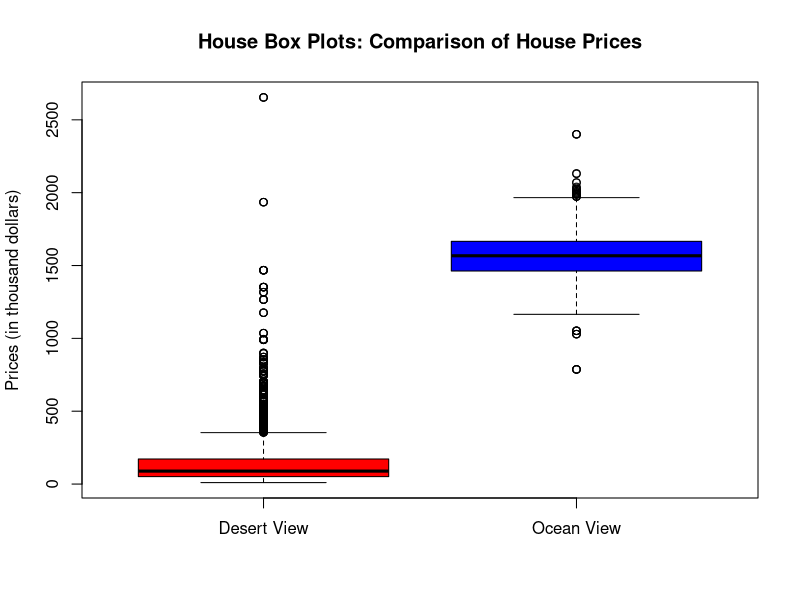
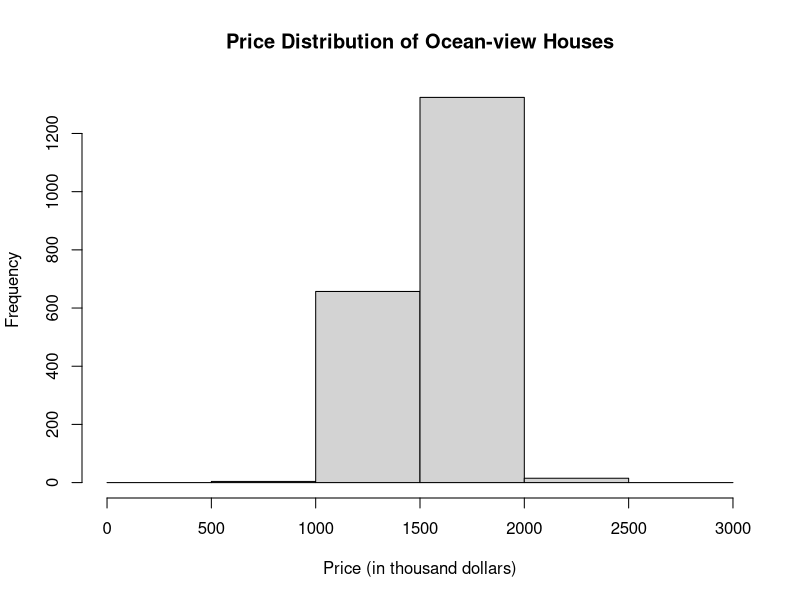
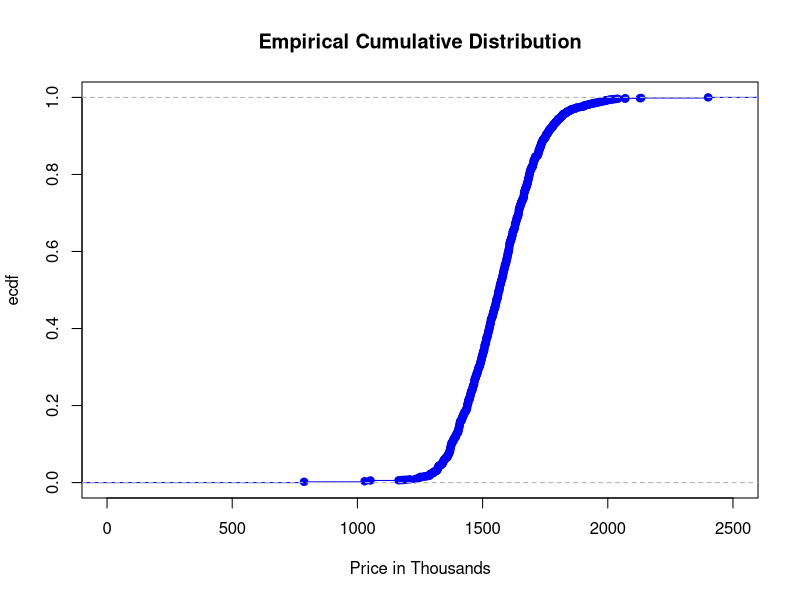

Write the R code that produced these figures, in order. (Note: this script raises an error after producing the figures.)
setwd("/Users/smadaan/Documents/ML_UCSC/week1/HW")
data.ocean<-read.csv("HW01pb3OceanViewdata.csv",header=FALSE)
data.desert<-read.csv("HW01pb3Desertdata.csv",header=FALSE)

# 3.a -- Box plots
boxplot(data.desert[,1], data.ocean[,1],col=c("red","blue"),
	main="House Box Plots: Comparison of House Prices",
	names=c("Desert View","Ocean View"),ylab="Prices (in thousand dollars)")

# 3.b -- Histograms
hist(data.ocean[,1],breaks=seq(from=0,to=3000,by=500),
	 xlab="Price (in thousand dollars)", main="Price Distribution of Ocean-view Houses")

# 3.c -- ecdf plots
plot(ecdf(data.ocean[,1]),xlim=c(0,2500),verticals=T,col="blue",
	 main="Empirical Cumulative Distribution",xlab="Price in Thousands",ylab="ecdf")
lines(ECDF(data.desert[,1]),verticals=T,col="red")
legend(1900,0.8,c("Ocean-view Houses","Desert Houses"),
		lty=c(1,1),col=c("blue","red"))
